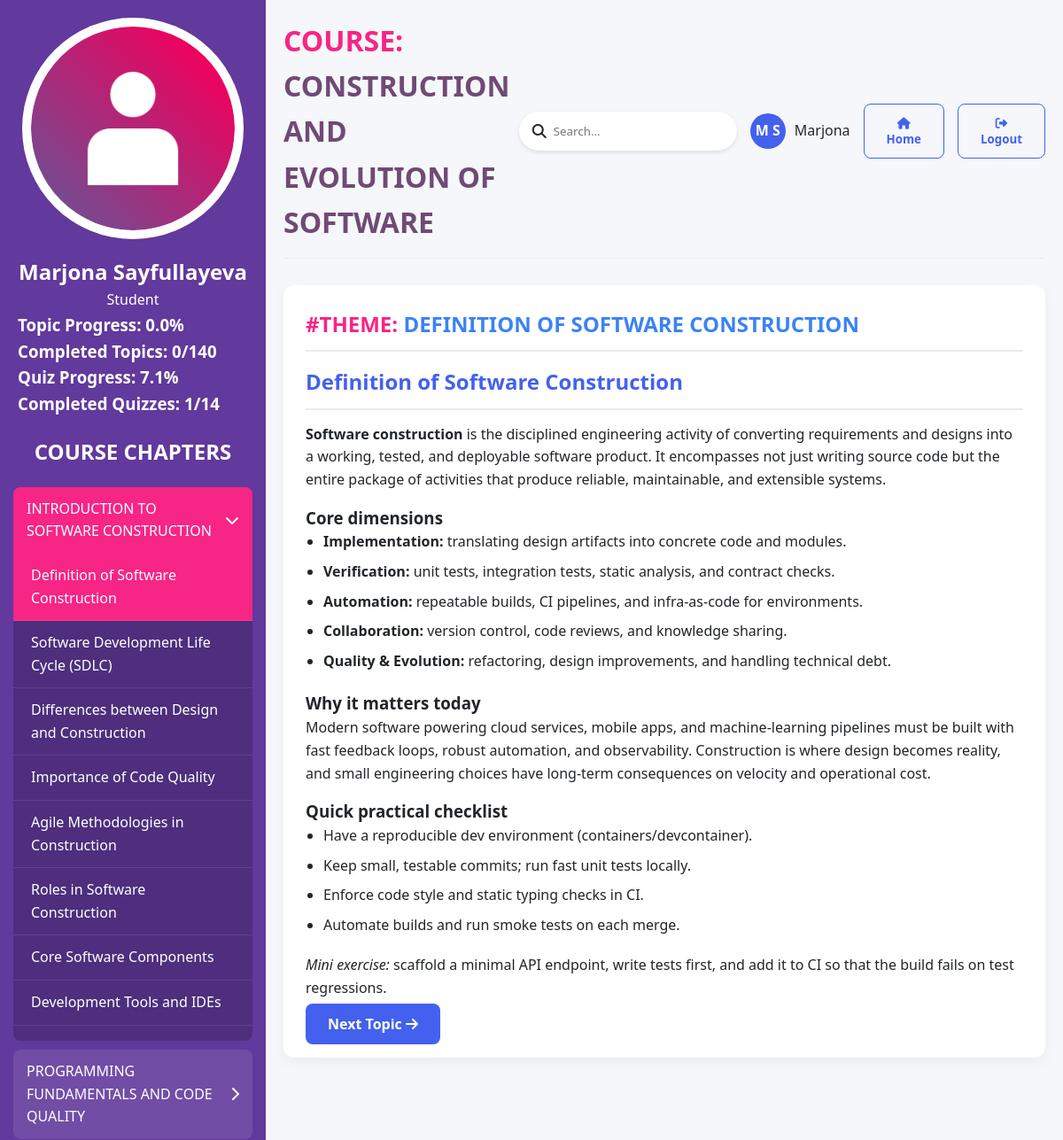
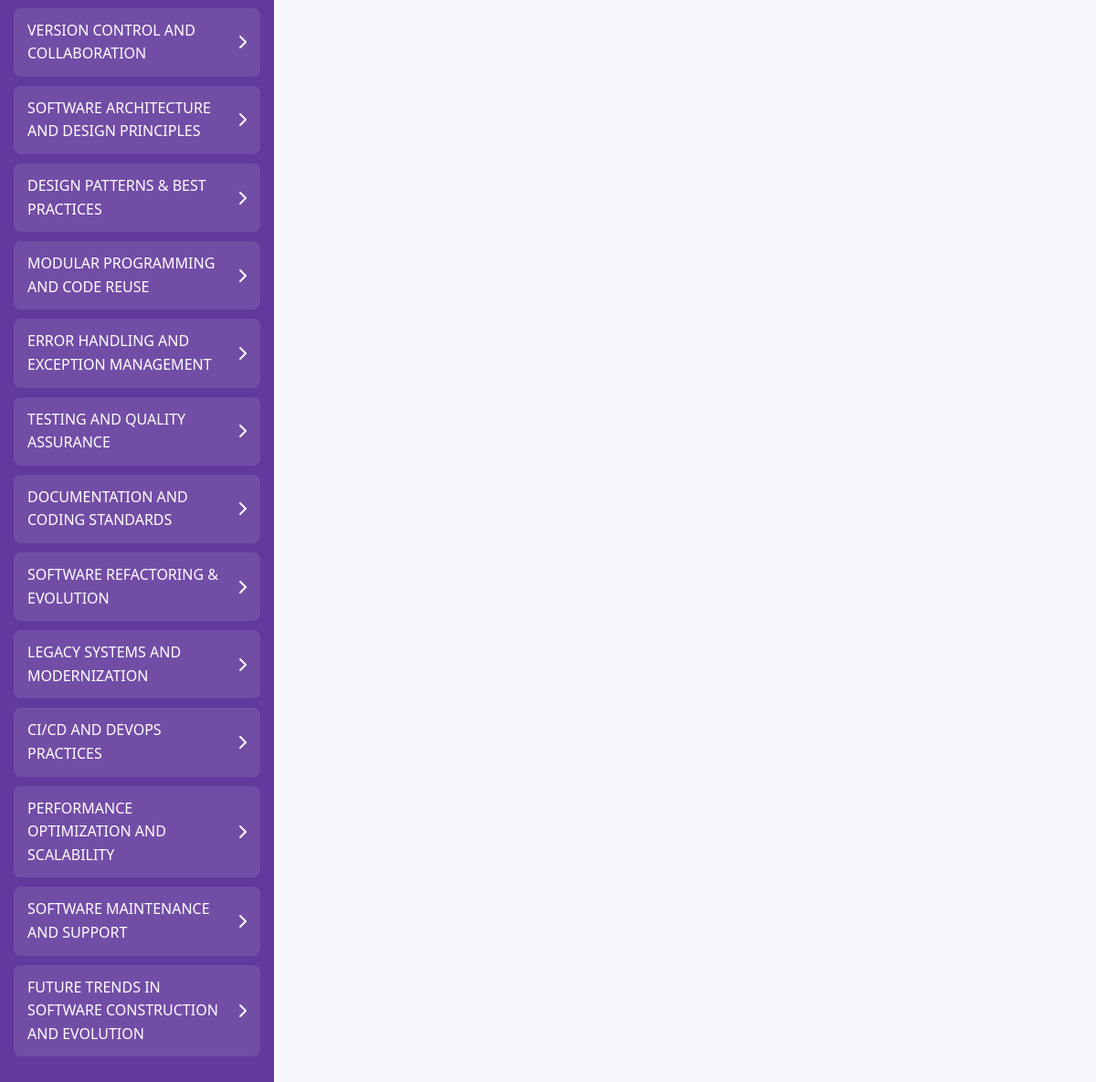
Screenshot of /course-content/ (signed in) with the database file from the repository (2 pictures, top to bottom).
### learning/models.py (models this page shows, shortened)
class Chapter(models.Model):
    course = models.ForeignKey(
        Course, related_name="chapters", on_delete=models.CASCADE
    )
    title = models.CharField(max_length=200)
    order = models.PositiveIntegerField(default=1)
    class Meta:
        ordering = ["order"]

class Topic(models.Model):
    chapter = models.ForeignKey(
        Chapter, related_name="topics", on_delete=models.CASCADE
    )
    title = models.CharField(max_length=200)
    content = RichTextField()
    order = models.PositiveIntegerField(default=1)
    class Meta:
        ordering = ["order"]

class Course(models.Model):
    title = models.CharField(max_length=200)
    description = models.TextField()
    created_at = models.DateTimeField(auto_now_add=True)

### learning/views.py (the view)
# urls.py: path("course-content/", views.course_content, name="course_content"),
@login_required(login_url="login")
def course_content(request, topic_id=None):
    course = Course.objects.first()
    chapters = course.chapters.all()  # type: ignore
    selected_topic = None
    if topic_id:
        selected_topic = get_object_or_404(Topic, id=topic_id)
    else:
        first_chapter = chapters.first()
        if first_chapter:
            selected_topic = first_chapter.topics.first()
    if not selected_topic:
        return redirect("course_content")
    total_topics = Topic.objects.count()
    completed_topics = UserProgress.objects.filter(
        user=request.user, completed=True
    ).count()
    topic_progress = (
        round((completed_topics / total_topics) * 100, 1) if total_topics > 0 else 0
    )
    total_quizzes = Quiz.objects.count()
    completed_quizzes = (
        QuizAttempt.objects.filter(user=request.user, passed=True)
        .values("quiz")
        .distinct()
        .count()
    )
    quiz_progress = (
        round((completed_quizzes / total_quizzes) * 100, 1) if total_quizzes > 0 else 0
    )
    current_topic = selected_topic
    completed_topic_ids = UserProgress.objects.filter(
        user=request.user, completed=True
    ).values_list("topic_id", flat=True)
    return render(
        request,
        "course_content.html",
        {
            "course": course,
            "chapters": chapters,
            "selected_topic": selected_topic,
            "current_topic": current_topic,
            "topic_progress": topic_progress,
            "completed_topics": completed_topics,
            "total_topics": total_topics,
            "quiz_progress": quiz_progress,
            "completed_quizzes": completed_quizzes,
            "total_quizzes": total_quizzes,
            "completed_topic_ids": list(completed_topic_ids),
        },
    )

### templates/course_content.html (shortened to what this page needs)
{% load static %}
<!DOCTYPE html>
<html lang="en">
<head>
    <link rel="stylesheet" href="https://cdnjs.cloudflare.com/ajax/libs/font-awesome/6.4.0/css/all.min.css">
    <link rel="stylesheet" href="{% static 'course/style.css' %}">
</head>
<body>
    {% block content %}
    <div class="container">
        <div class="sidebar">
            <div class="profile-info" style="text-align: center; margin-bottom: 20px;">
                <img src="{% static 'assets/images/user-icon.png' %}" alt=""
                    style="width: 250px; height: 250px; border-radius: 50%; background: white; padding: 10px;">
                <h2 style="color: #ffffff; margin-top: 10px;">
                    {% if request.user.first_name or request.user.last_name %}
                    {{ request.user.first_name }} {% if request.user.last_name %}{{ request.user.last_name }}{% endif %}
                    {% else %}
                    {{ request.user.username }}
                    {% endif %}
                </h2>
                <p style="color: #ffffff;">Student</p>
                <div style="text-align: left; margin-left: 20px;">
                    <h3 style="color: #ffffff;">Topic Progress: {{ topic_progress }}%</h3>
                    <h3 style="color: #ffffff;">Completed Topics: {{ completed_topics }}/{{ total_topics }}</h3>
                    <h3 style="color: #ffffff;">Quiz Progress: {{ quiz_progress }}%</h3>
                    <h3 style="color: #ffffff;">Completed Quizzes: {{ completed_quizzes }}/{{ total_quizzes }}</h3>
                </div>
            </div>
            <h2 style="text-align: center; color: #ffffff; margin-bottom: 20px;">COURSE CHAPTERS</h2>
            <div class="chapters">
                {% for chapter in course.chapters.all %}
                <div class="chapter-item">
                    <div class="chapter-header {% if chapter.id == current_topic.chapter.id %}active{% endif %}">
                        <span>{{ chapter.title|upper }}</span>
                        <i
                            class="fas {% if chapter.id == current_topic.chapter.id %}fa-chevron-down{% else %}fa-chevron-right{% endif %}"></i>
                    </div>
                    <div class="topics {% if chapter.id == current_topic.chapter.id %}show{% endif %}">
                        {% for topic in chapter.topics.all %}
                        <div class="topic-item {% if topic.id == current_topic.id %}active{% endif %} "
                            onclick="window.location.href='{% url 'course_topic' topic.id %}'">
                            {{ topic.title }}
                        </div>
                        {% endfor %}
                    </div>
                </div>
                {% endfor %}
            </div>
        </div>
        <div class="main-content">
            <div class="header">
                <h1 style="color: #704A74;"><span style="color: #f72585;">COURSE:</span> {{ course.title }}</h1>
                <div class="user-actions">
                    <div class="search-box">
                        <i class="fas fa-search"></i>
                        <input type="text" placeholder="Search...">
                    </div>
                    <div class="user-profile">
                        <div class="avatar">
                            {{ request.user.first_name|slice:":1"|upper }}
                            {% if request.user.last_name %}{{ request.user.last_name|slice:":1"|upper }}{% endif %}
                        </div>
                        <span>{{ request.user.first_name }}</span>
                    </div>
                    <button class="btn btn-outline home-btn" onclick="window.location.href='/'">
                        <i class="fas fa-home"></i> Home
                    </button>
                    <button class="btn btn-outline home-btn" onclick="window.location.href='{% url 'logout' %}'">
                        <i class="fas fa-sign-out-alt"></i> Logout
                    </button>
                </div>
            </div>
            <div class="content" id="main-content">
                {% if selected_topic %}
                <h2 style="color:#3b82f6;"><span style="color: #f72585;">#THEME:</span> {{ selected_topic.title|upper }}
                </h2>
                <p>{{ selected_topic.content|safe }}</p>
                {% endif %}
                <a href="{% url 'next_topic' selected_topic.id %}" class="btn btn-primary" style="text-decoration: none;">
                    Next Topic <i class="fas fa-arrow-right"></i>
                </a>
            </div>
        </div>
    </div>
    {% endblock %}
</body>
</html>

### static/course/style.css (style rules this page uses)
:root { --primary: #4361ee; --secondary: #3a0ca3; --accent: #f72585; --light: #f8f9fa; --dark: #212529; --success: #4cc9f0; --warning: #ffd166; --danger: #ef476f; --gray: #6c757d; --light-gray: #e9ecef; }
* { margin: 0; padding: 0; box-sizing: border-box; font-family: 'Segoe UI', Tahoma, Geneva, Verdana, sans-serif; }
body { background-color: #f5f7fb; color: var(--dark); line-height: 1.6; }
.container { display: flex; min-height: 100vh; }
.sidebar { width: 25%; background: #62399C; color: white; padding: 20px 0; overflow-y: auto; transition: all 0.3s ease; }
.chapters { padding: 0 15px; }
.chapter-item { margin-bottom: 10px; border-radius: 8px; overflow: hidden; }
.chapter-header { background-color: rgba(255, 255, 255, 0.1); padding: 12px 15px; cursor: pointer; display: flex; justify-content: space-between; align-items: center; transition: all 0.3s ease; }
.chapter-header.active { background-color: var(--accent); }
.topics { background-color: rgba(0, 0, 0, 0.2); max-height: 0; overflow: hidden; transition: max-height 0.3s ease; }
.topics.show { max-height: 550px; }
.topic-item { padding: 12px 20px; border-bottom: 1px solid rgba(255, 255, 255, 0.1); cursor: pointer; transition: all 0.3s ease; visibility: visible !important; display: block !important; }
.topic-item.active { background-color: var(--accent); }
.main-content { flex: 1; padding: 20px; overflow-y: auto; }
.header { display: flex; justify-content: space-between; align-items: center; margin-bottom: 30px; padding-bottom: 15px; border-bottom: 1px solid var(--light-gray); }
.user-actions { display: flex; align-items: center; gap: 15px; }
.search-box { display: flex; align-items: center; background-color: white; border-radius: 50px; padding: 5px 15px; box-shadow: 0 2px 5px rgba(0, 0, 0, 0.1); }
.search-box input { border: none; outline: none; padding: 8px; width: 200px; }
.user-profile { display: flex; align-items: center; gap: 10px; }
.avatar { width: 40px; height: 40px; border-radius: 50%; background-color: var(--primary); color: white; display: flex; align-items: center; justify-content: center; font-weight: bold; }
.content { background-color: white; border-radius: 12px; padding: 25px; box-shadow: 0 5px 15px rgba(0, 0, 0, 0.05); margin-bottom: 25px; }
.content h2 { color: var(--primary); margin-bottom: 15px; padding-bottom: 10px; border-bottom: 2px solid var(--light-gray); }
.content p { margin-bottom: 15px; }
.content ul, .content ol { margin-left: 20px; margin-bottom: 20px; }
.content li { margin-bottom: 8px; }
.btn { padding: 12px 25px; border: none; border-radius: 8px; cursor: pointer; font-weight: 600; transition: all 0.3s ease; }
.btn-primary { background-color: var(--primary); color: white; }
.btn-outline { background-color: transparent; border: 1px solid var(--primary); color: var(--primary); }

### rows the page displays
Chapter: title "INTRODUCTION TO SOFTWARE CONSTRUCTION"
Topic: title "Definition of Software Construction", title "DEFINITION OF SOFTWARE CONSTRUCTION", content "Definition of Software Construction Software construction is the disciplined engineering activity of converting requirements and designs into a working, tested, and deployable software product. It encompasses not just writing source code but the entire package of activities that produce reliable, maintainable, and extensible systems. Core dimensions Implementation: translating design artifacts into concrete code and modules. Verification: unit tests, integration tests, static analysis, and contract checks. Automation: repeatable builds, CI pipelines, and infra-as-code for environments. Collaboration: version control, code reviews, and knowledge sharing. Quality & Evolution: refactoring,…"
Topic: title "Software Development Life Cycle (SDLC)"
Topic: title "Differences between Design and Construction"
Topic: title "Importance of Code Quality"
Topic: title "Agile Methodologies in Construction"
Topic: title "Roles in Software Construction"
Topic: title "Core Software Components"
Topic: title "Development Tools and IDEs"
Chapter: title "PROGRAMMING FUNDAMENTALS AND CODE QUALITY"
Chapter: title "VERSION CONTROL AND COLLABORATION"
Chapter: title "SOFTWARE ARCHITECTURE AND DESIGN PRINCIPLES"
Chapter: title "DESIGN PATTERNS & BEST PRACTICES"
Chapter: title "MODULAR PROGRAMMING AND CODE REUSE"
Chapter: title "ERROR HANDLING AND EXCEPTION MANAGEMENT"
Chapter: title "TESTING AND QUALITY ASSURANCE"
Chapter: title "DOCUMENTATION AND CODING STANDARDS"
Chapter: title "SOFTWARE REFACTORING & EVOLUTION"
Chapter: title "LEGACY SYSTEMS AND MODERNIZATION"
Chapter: title "CI/CD AND DEVOPS PRACTICES"
Chapter: title "PERFORMANCE OPTIMIZATION AND SCALABILITY"
Chapter: title "SOFTWARE MAINTENANCE AND SUPPORT"
Chapter: title "FUTURE TRENDS IN SOFTWARE CONSTRUCTION AND EVOLUTION"
Course: title "CONSTRUCTION AND EVOLUTION OF SOFTWARE"

### other values shown
{{ request.user.first_name }} "Marjona"
{{ request.user.last_name }} "Sayfullayeva"
{{ topic_progress }} "0.0"
{{ completed_topics }} "0"
{{ total_topics }} "140"
{{ quiz_progress }} "7.1"
{{ completed_quizzes }} "1"
{{ total_quizzes }} "14"
{{ request.user.first_name|slice:":1"|upper }} "M"
{{ request.user.last_name|slice:":1"|upper }} "S"
